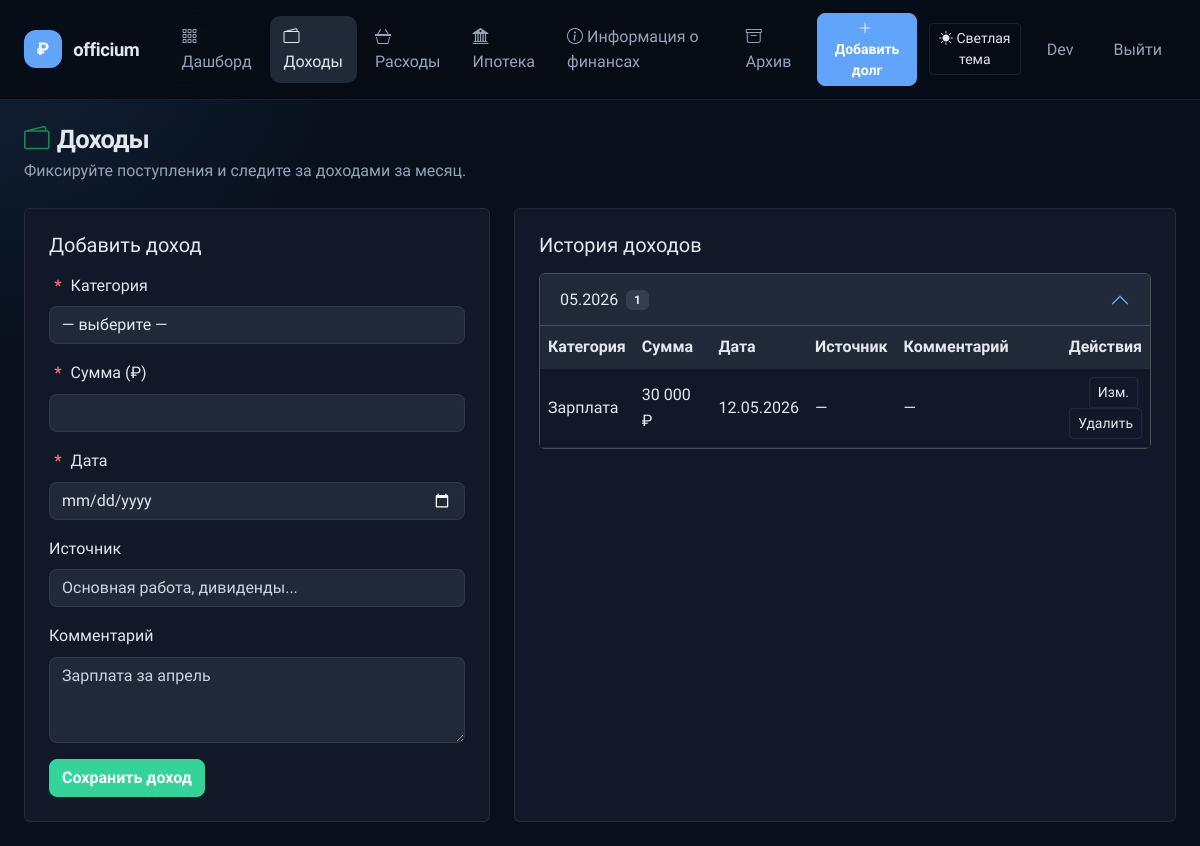
Page /incomes (signed in) on the committed database.
### app/models.py (models this page shows, shortened)
class User(UserMixin, db.Model):
    __tablename__ = 'users'
    id = db.Column(db.Integer, primary_key=True)
    telegram_id = db.Column(db.BigInteger, unique=True, nullable=False)
    username = db.Column(db.String(80), nullable=True)
    first_name = db.Column(db.String(100), nullable=True)
    last_name = db.Column(db.String(100), nullable=True)
    photo_url = db.Column(db.String(255), nullable=True)
    auth_date = db.Column(db.DateTime, nullable=True)
    created_at = db.Column(db.DateTime, default=datetime.utcnow, nullable=False)
    role = db.Column(db.Enum('user', 'admin', 'superadmin'), nullable=False, default='user')
    is_blocked = db.Column(db.Boolean, default=False, nullable=False)
    last_login_ip = db.Column(db.String(100), nullable=True)
    last_user_agent = db.Column(db.Text, nullable=True)
    login_count = db.Column(db.Integer, default=0, nullable=False)
    google_id = db.Column(db.String(50), unique=True, nullable=True)
    email = db.Column(db.String(120), nullable=True, index=True)
    avatar_url = db.Column(db.String(255), nullable=True)
    debts = db.relationship('Debt', back_populates='user', lazy=True, cascade='all, delete-orphan')
    incomes = db.relationship('Income', back_populates='user', lazy=True, cascade='all, delete-orphan')
    expenses = db.relationship('Expense', back_populates='user', lazy=True, cascade='all, delete-orphan')
    activity_logs = db.relationship('ActivityLog', back_populates='user', lazy=True, cascade='all, delete-orphan')
    @property
    def is_admin(self):
        return self.role in ('admin', 'superadmin')

class Income(db.Model):
    __tablename__ = 'incomes'
    id = db.Column(db.Integer, primary_key=True)
    user_id = db.Column(db.Integer, db.ForeignKey('users.id'), nullable=False)
    amount = db.Column(db.Numeric(12, 2), nullable=False)
    category = db.Column(db.Enum('salary', 'advance', 'side_job', 'debt_return', 'bonus', 'scholarship', 'other'), nullable=False)
    source = db.Column(db.String(150), nullable=True)
    income_date = db.Column(db.Date, nullable=False)
    comment = db.Column(db.Text, nullable=True)
    created_at = db.Column(db.DateTime, default=datetime.utcnow)
    user = db.relationship('User', back_populates='incomes')

### app/routes/incomes.py (the view, shortened to what this page needs)
    @app.route('/incomes', methods=['GET', 'POST'])
    def incomes():
        error_message = None
        success_message = request.args.get('success')
        form_data = request.form if request.method == 'POST' else {}
        if is_local_test_user():
            incomes_list = [
                Income(
                    id=1,
                    user_id=0,
                    amount=85000,
                    category='salary',
                    source='Основная работа',
                    income_date=date(date.today().year, date.today().month, 10),
                    comment='Зарплата за текущий месяц',
                ),
                Income(
                    id=2,
                    user_id=0,
                    amount=15000,
                    category='bonus',
                    source='Премия',
                    income_date=date(date.today().year, date.today().month, 5),
                    comment='Премия за выполнение плана',
                ),
            ]
        else:
            incomes_list = Income.query.filter_by(user_id=current_user.id).order_by(Income.income_date.desc()).all()
        groups = group_entries_by_month(incomes_list, 'income_date')
        active_month = date.today().strftime('%Y-%m')
        if groups and active_month not in [group['year_month'] for group in groups]:
            active_month = groups[0]['year_month']
        return render_template('incomes.html', incomes=incomes_list, groups=groups,
                               active_month=active_month, categories=INCOME_CATEGORIES,
                               success_message=success_message, error_message=error_message,
                               edit_income=None, form_data=form_data)

### app/utils.py (called while the page is built)
def format_currency(value):
    if value is None or (isinstance(value, str) and str(value).strip() == ''):
        return '—'
    try:
        amount = Decimal(str(value))
    except Exception:
        return str(value)
    if amount == amount.to_integral():
        formatted = '{:,.0f}'.format(amount)
        return formatted.replace(',', ' ') + ' ₽'
    amount = amount.quantize(Decimal('0.01'), rounding=ROUND_HALF_UP)
    formatted = '{:,.2f}'.format(amount).replace(',', ' ').replace('.', ',')
    return formatted + ' ₽'

def get_setting(key, default=None):
    try:
        setting = AppSetting.query.filter_by(key=key).first()
        return setting.value if setting else default
    except Exception:
        return default

def get_dictionary_values(dictionary_type):
    try:
        entries = DictionaryEntry.query.filter_by(dictionary_type=dictionary_type, is_active=True).order_by(DictionaryEntry.value.asc()).all()
        return [entry.value for entry in entries]
    except Exception:
        return []

def is_local_test_user(user=None):
    if user is None:
        user = current_user
    return getattr(user, 'is_local_test_user', False) or getattr(user, 'id', None) == 'test-user'

### templates/incomes.html (shortened to what this page needs)
{% extends 'base.html' %}
{% block content %}
<div class="page-header d-flex align-items-center justify-content-between gap-3 mb-4">
    <div>
        <h1 class="page-title mb-1"><i class="bi bi-wallet2 text-success me-2"></i>Доходы</h1>
        <p class="text-muted mb-0">Фиксируйте поступления и следите за доходами за месяц.</p>
    </div>
</div>
<div class="row g-4">
    <div class="col-lg-5">
        <div class="card p-4 h-100">
            <h5 class="mb-3">{{ 'Редактировать доход' if edit_income else 'Добавить доход' }}</h5>
            {% set selected_category = form_data.get('category') if form_data else (edit_income.category if edit_income else '') %}
            <form method="post" novalidate action="{{ url_for('edit_income', income_id=edit_income.id) if edit_income else url_for('incomes') }}">
                <div class="mb-3">
                    <label class="form-label"><span class="required-indicator">*</span>Категория</label>
                    <select class="form-select" name="category" required>
                        <option value="">— выберите —</option>
                    </select>
                </div>
                <div class="mb-3">
                    <label class="form-label"><span class="required-indicator">*</span>Сумма (₽)</label>
                    <input type="text" inputmode="decimal" name="amount" class="form-control number-format" required value="{{ form_data.get('amount', edit_income.amount if edit_income else '') }}">
                </div>
                <div class="mb-3">
                    <label class="form-label"><span class="required-indicator">*</span>Дата</label>
                    <input type="date" name="income_date" class="form-control" required value="{{ form_data.get('income_date', edit_income.income_date.strftime('%Y-%m-%d') if edit_income else '') }}">
                </div>
                <div class="mb-3">
                    <label class="form-label">Источник</label>
                    <input type="text" name="source" class="form-control" placeholder="Основная работа, дивиденды..." value="{{ form_data.get('source', edit_income.source if edit_income else '') }}">
                </div>
                <div class="mb-3">
                    <label class="form-label">Комментарий</label>
                    <textarea name="comment" class="form-control" rows="3" placeholder="Зарплата за апрель">{{ form_data.get('comment', edit_income.comment if edit_income else '') }}</textarea>
                </div>
                <div class="d-flex gap-2 align-items-center">
                    <button type="submit" class="btn btn-success">{{ 'Сохранить изменения' if edit_income else 'Сохранить доход' }}</button>
                </div>
            </form>
        </div>
    </div>
    <div class="col-lg-7">
        <div class="card p-4 h-100">
            <h5 class="mb-3">История доходов</h5>
            {% if groups %}
            <div class="accordion" id="incomeAccordion">
                {% for group in groups %}
                <div class="accordion-item">
                    <h2 class="accordion-header" id="heading-{{ group.year_month }}">
                        <button class="accordion-button {% if group.year_month != active_month %}collapsed{% endif %}" type="button" data-bs-toggle="collapse" data-bs-target="#collapse-{{ group.year_month }}" aria-expanded="{{ 'true' if group.year_month == active_month else 'false' }}" aria-controls="collapse-{{ group.year_month }}">
                            {{ group.title }} <span class="badge bg-secondary ms-2">{{ group['items']|length }}</span>
                        </button>
                    </h2>
                    <div id="collapse-{{ group.year_month }}" class="accordion-collapse collapse {% if group.year_month == active_month %}show{% endif %}" aria-labelledby="heading-{{ group.year_month }}" data-bs-parent="#incomeAccordion">
                        <div class="accordion-body p-0">
                            <div class="table-responsive">
                                <table class="table align-middle mb-0">
                                    <thead>
                                        <tr>
                                            <th>Категория</th>
                                            <th>Сумма</th>
                                            <th>Дата</th>
                                            <th>Источник</th>
                                            <th>Комментарий</th>
                                            {% if not current_user.is_local_test_user %}
                                            <th class="text-end">Действия</th>
                                            {% endif %}
                                        </tr>
                                    </thead>
                                    <tbody>
                                        {% for income in group['items'] %}
                                        <tr>
                                            <td>{{ dict(categories)[income.category] }}</td>
                                            <td>{{ income.amount|money }}</td>
                                            <td>{{ income.income_date.strftime('%d.%m.%Y') }}</td>
                                            <td>{{ income.source or '—' }}</td>
                                            <td>{{ income.comment or '—' }}</td>
                                            {% if not current_user.is_local_test_user %}
                                            <td class="text-end">
                                                <a href="{{ url_for('edit_income', income_id=income.id) }}" class="btn btn-sm btn-outline-primary me-1">Изм.</a>
                                                <form method="post" action="{{ url_for('delete_income', income_id=income.id) }}" class="d-inline" onsubmit="return confirm('Удалить этот доход?');">
                                                    <button type="submit" class="btn btn-sm btn-outline-danger">Удалить</button>
                                                </form>
                                            </td>
                                            {% endif %}
                                        </tr>
                                        {% endfor %}
                                    </tbody>
                                </table>
                            </div>
                        </div>
                    </div>
                </div>
                {% endfor %}
            </div>
            {% else %}
            <div class="text-center py-5">
                <p class="text-muted mb-0">Пока нет записей доходов. Добавьте первый поступление.</p>
            </div>
            {% endif %}
        </div>
    </div>
</div>
{% endblock %}

### templates/base.html (shortened to what this page needs)
<!DOCTYPE html>
<html lang="ru" data-theme="dark" data-bs-theme="dark">
<head>
    <link href="https://cdn.jsdelivr.net/npm/bootstrap@5.3.2/dist/css/bootstrap.min.css" rel="stylesheet">
    <link href="https://cdn.jsdelivr.net/npm/bootstrap-icons@1.11.3/font/bootstrap-icons.css" rel="stylesheet">
    <link href="{{ url_for('static', filename='css/style.css') }}" rel="stylesheet">
</head>
<body>
<nav class="navbar navbar-expand-lg">
    <div class="container-fluid px-4">
        <a class="navbar-brand" href="/">
            <span class="brand-icon">₽</span>
            <span class="brand-text">{{ app_name }}</span>
        </a>
        <div class="collapse navbar-collapse" id="navbarNav">
            <ul class="navbar-nav ms-auto align-items-center gap-1">
                {% set show_user_nav = not (current_user.is_authenticated and current_user.is_admin and request.path.startswith('/admin')) %}
                {% if show_user_nav %}
                <li class="nav-item">
                    <a class="nav-link {% if request.path == '/' %}active{% endif %}" href="/">
                        <i class="bi bi-grid-3x3-gap me-1"></i>Дашборд
                    </a>
                </li>
                <li class="nav-item">
                    <a class="nav-link {% if request.path == '/incomes' %}active{% endif %}" href="/incomes">
                        <i class="bi bi-wallet2 me-1"></i>Доходы
                    </a>
                </li>
                <li class="nav-item">
                    <a class="nav-link {% if request.path == '/expenses' %}active{% endif %}" href="/expenses">
                        <i class="bi bi-basket3 me-1"></i>Расходы
                    </a>
                </li>
                <li class="nav-item">
                    <a class="nav-link {% if request.path == '/mortgages' %}active{% endif %}" href="/mortgages">
                        <i class="bi bi-bank2 me-1"></i>Ипотека
                    </a>
                </li>
                <li class="nav-item">
                    <a class="nav-link {% if request.path == '/finance' %}active{% endif %}" href="/finance">
                        <i class="bi bi-info-circle me-1"></i>Информация о финансах
                    </a>
                </li>
                <li class="nav-item">
                    <a class="nav-link {% if request.path == '/archive' %}active{% endif %}" href="/archive">
                        <i class="bi bi-archive me-1"></i>Архив
                    </a>
                </li>
                {% endif %}
                {% if show_user_nav %}
                <li class="nav-item ms-2">
                    <button class="btn btn-primary btn-sm" onclick="openAddModal()">
                        <i class="bi bi-plus-lg me-1"></i>Добавить долг
                    </button>
                </li>
                {% endif %}
                <li class="nav-item ms-2">
                    <button id="themeToggleBtn" class="btn btn-outline-secondary btn-sm" type="button" aria-label="Переключить тему"></button>
                </li>
                <li class="nav-item ms-2">
                    {% if current_user.is_authenticated %}
                    <span class="nav-link disabled pe-0">{{ current_user.first_name or current_user.username or 'Пользователь' }}</span>
                    {% endif %}
                </li>
                <li class="nav-item ms-2">
                    {% if current_user.is_authenticated %}
                    <a class="nav-link" href="{{ url_for('logout') }}">Выйти</a>
                    {% else %}
                    <a class="nav-link" href="{{ url_for('login') }}">Войти</a>
                    {% endif %}
                </li>
            </ul>
        </div>
    </div>
</nav>
<main class="app-main container-fluid px-4 py-4">
    {% block content %}{% endblock %}
</main>
<div class="toast-container position-fixed bottom-0 end-0 p-3" style="z-index:9999">
</div>
</body>
</html>

### rows in the picture
User: first_name "Dev"
Income: category "Зарплата", amount "30 000 ₽", income_date "12.05.2026", source "—", comment "—"

### other values in the picture
{{ app_name }} "officium"
{{ 'Редактировать доход' if edit_income else 'Добавить доход' }} "Добавить доход"
{{ 'Сохранить изменения' if edit_income else 'Сохранить доход' }} "Сохранить доход"
{{ group.title }} "05.2026"
{{ group['items']|length }} "1"
